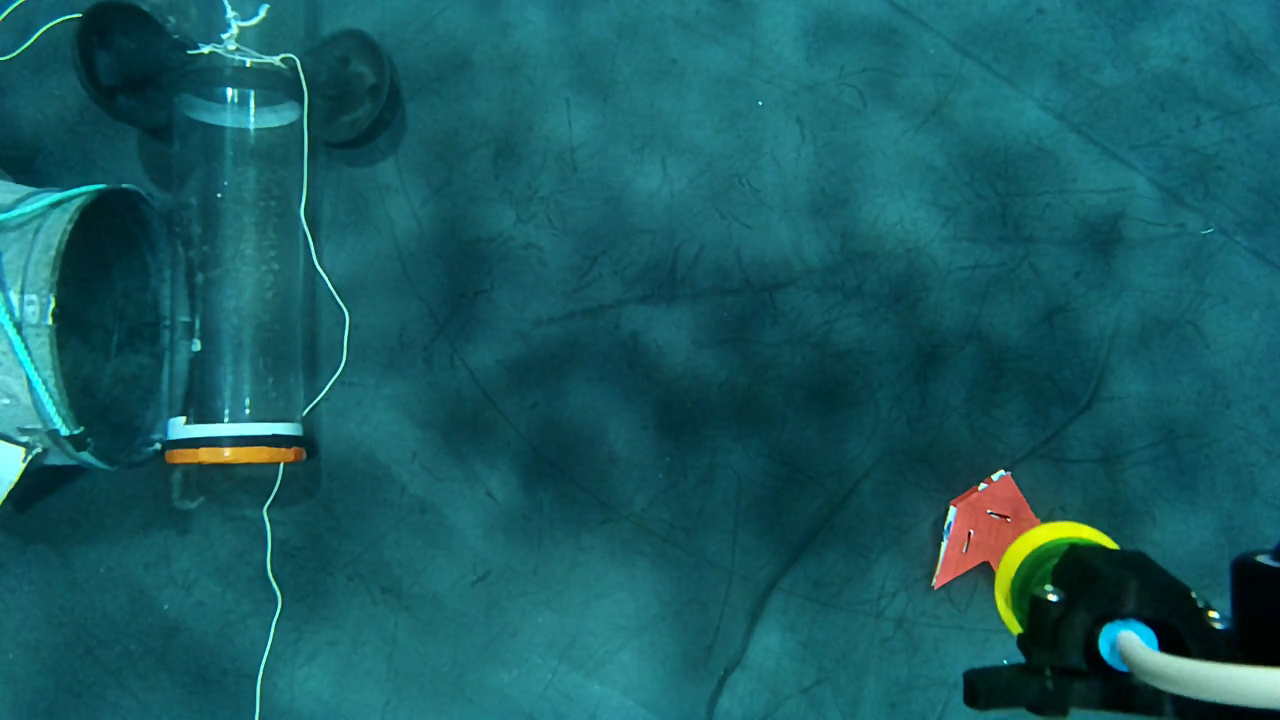
#> input picture frame 11 of chevron-localization/data/test-5.mp4, 1280 x 720 px
$ python main.py   (older library calls are emulated)
#> lines starting #> are read from the running program, lines starting #| are printed output that depends on the picture; after the words box and inside, x2 and y2 are one past the last pixel; in counts of white or black regions, pixels touching at a corner belong together
#> in main, frame is the input picture: shape (720, 1280, 3); mean B, G, R 98.6, 92, 23.9
### chevron-localization/chevron_localization.py
import numpy as np
import cv2
import matplotlib.pyplot as plt
from math import atan2, pi, cos, sin

def threshold(img):
    hsv_img = cv2.cvtColor(img, cv2.COLOR_RGB2HSV)
#> hsv_img: shape (720, 1280, 3); mean H, S, V 91.9, 205, 101

    r1 = np.array([160, 100, 100])
    r2 = np.array([180, 255, 255])
    r3 = np.array([0, 100, 100])
    r4 = np.array([20, 255, 255])

    img_threshold = cv2.inRange(hsv_img, r1, r2) | cv2.inRange(hsv_img, r3, r4)
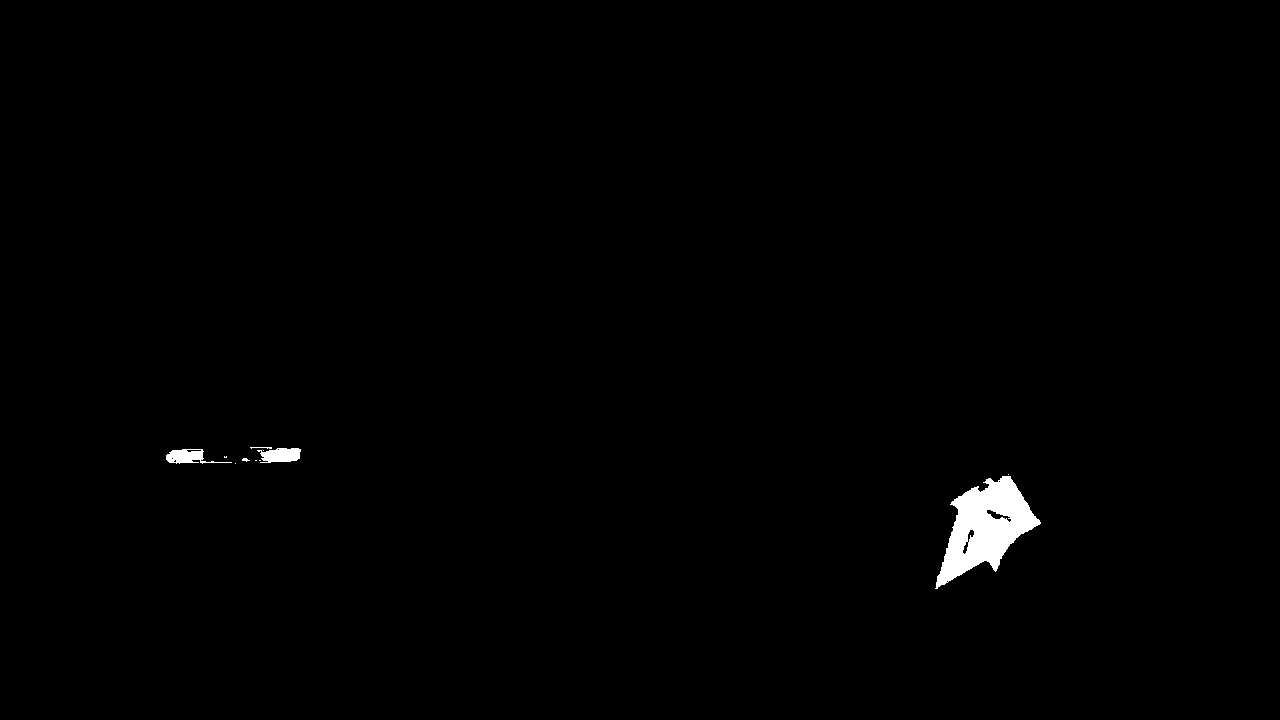
#> img_threshold: shape (720, 1280); 0.74% white; 11 white regions (7 under 20 px), largest, box (x1, y1, x2, y2) and area: (935, 476, 1041, 589) 5801, (257, 448, 301, 463) 491, (166, 449, 232, 464) 478, (250, 447, 272, 449) 27

    # r1 = np.array([0, 0, 160])
    # r2 = np.array([180, 255, 255])
    #
    # img_threshold = cv2.inRange(hsv_img, r1, r2)

    return img_threshold

def clean(img):
    kernel_close = np.ones((5, 5), np.uint8)
    kernel_open = np.ones((5, 5), np.uint8)
    img_closed = cv2.morphologyEx(img, cv2.MORPH_CLOSE, kernel_close)
#> img_closed: shape (720, 1280); 0.77% white; 5 white regions (2 under 20 px), largest, box (x1, y1, x2, y2) and area: (935, 474, 1041, 589) 5972, (250, 447, 301, 463) 587, (166, 449, 232, 464) 540
    img_opened = cv2.morphologyEx(img_closed, cv2.MORPH_OPEN, kernel_open)
#> img_opened: shape (720, 1280); 0.76% white; 3 white regions, box (x1, y1, x2, y2) and area: (937, 476, 1040, 585) 5926, (258, 447, 300, 463) 564, (166, 449, 204, 463) 483

    img_opened[:, -200:] = 0

    return img_opened

def find_chevron(img):
    analysis = cv2.connectedComponentsWithStats(img,
                                                4,
                                                cv2.CV_32S)
    (totalLabels, label_ids, values, centroid) = analysis
#> label_ids: shape (720, 1280) int32; 4 distinct labels, from 0 to 3
#> totalLabels = 4; values = [[0, 0, 1280, 720, 914627], [258, 447, 42, 16, 564], [166, 449, 38, 14, 483], [937, 476, 103, 109, 5926]]; centroid = [[637.7, 358.3], [278.5, 454.3], [185.4, 455.8], [985.2, 526.8]]

    for i in range(1, totalLabels):
        area = values[i, cv2.CC_STAT_AREA]

        if area < 1000:
            continue

        output = np.where(label_ids == i, 255, 0).astype(np.uint8)

        return output
#> this loop made 3 passes
#> area on passes 1 to 3: 564, 483, 5926

    return None

def find_contours(img):
    contours, _ = cv2.findContours(img, cv2.RETR_EXTERNAL, cv2.CHAIN_APPROX_SIMPLE)
#> contours = 1 contour; box (x1, y1, x2, y2) and area: (937, 476, 1040, 585) 5786

    contour = contours[0]
#> contour = contour of 176 points, box (x1, y1, x2, y2) (937, 476, 1040, 585), area 5786

    # contour_convex = cv2.convexHull(contour)
    perimeter = cv2.arcLength(contour, True)
#> perimeter = 380.8
    contour_approx = cv2.approxPolyDP(contour, 0.02 * perimeter, True)
#> contour_approx = [[1010, 476], [954, 499], [937, 584], [982, 561], [997, 568], [1009, 544], [1039, 524]]

    return contour_approx

def run_chevron_localization(img):
    cv2.imshow('img', img)

    img_threshold = threshold(img)
    cv2.imshow('img_threshold', img_threshold)

    img_clean = clean(img_threshold)
    cv2.imshow('img_clean', img_clean)

    img_chevron = find_chevron(img_clean)
    if img_chevron is None:
        return
    cv2.imshow('img_chevron', img_chevron)

    contour = find_contours(img_chevron)
#> contour has the same summary as contour_approx in find_contours
    # img_contours = cv2.cvtColor(img_chevron, cv2.COLOR_GRAY2RGB)
    img_contours = img.copy()
    cv2.drawContours(img_contours, [contour], -1, (255, 0, 0), 2)
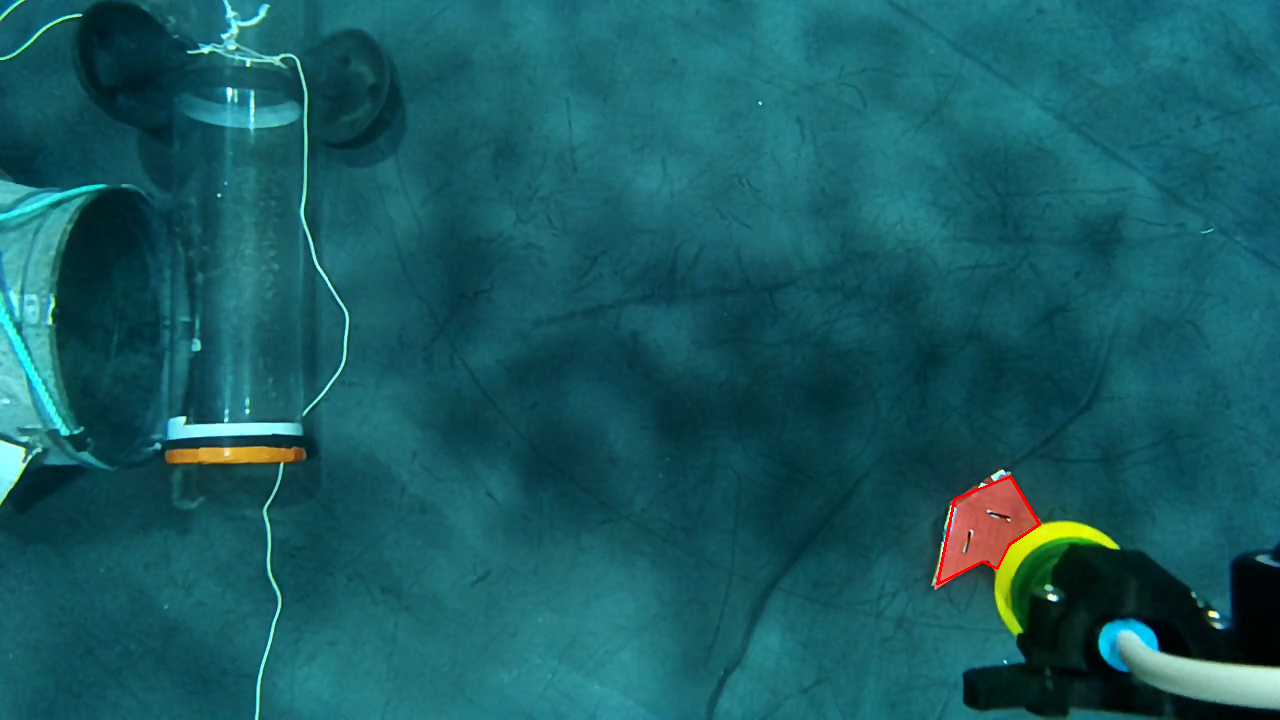
#> img_contours: shape (720, 1280, 3); mean R, G, B 24, 91.9, 98.5

    for point in contour:
        cv2.circle(img_contours, (point[0, 0], point[0, 1]), 5, (0, 255, 0), -1)
#> this loop made 7 passes
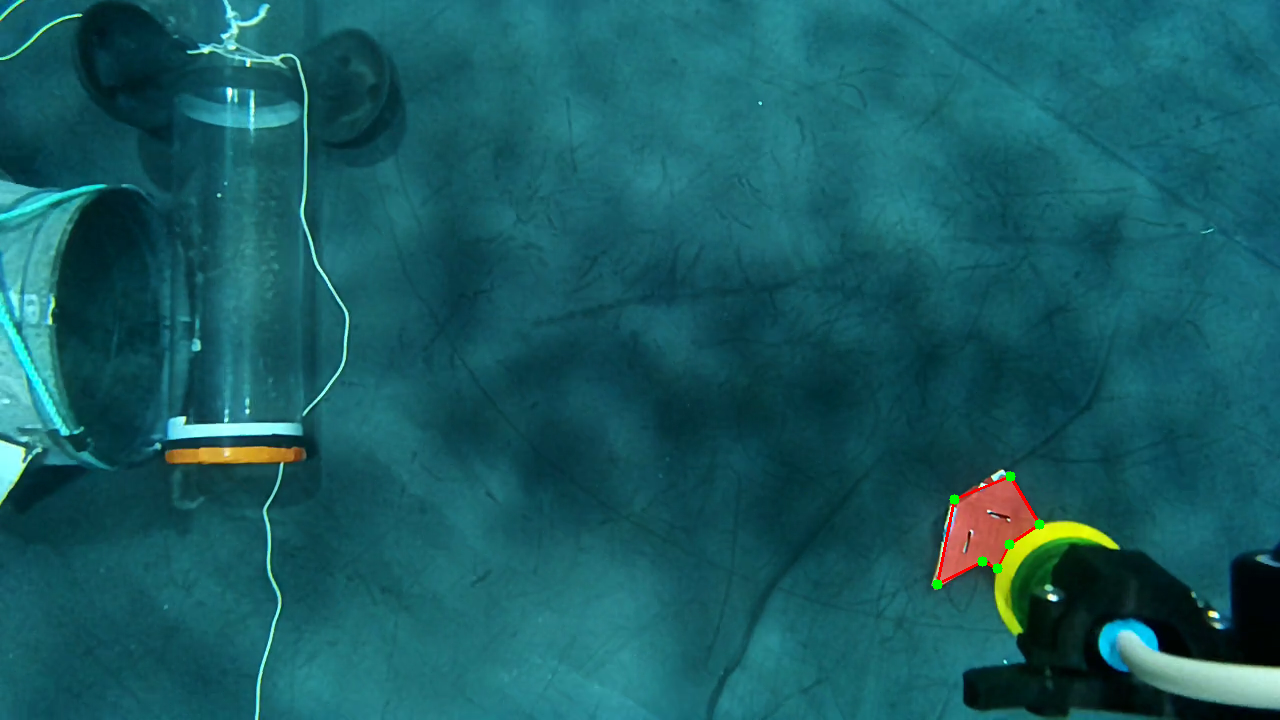
#> img_contours: shape (720, 1280, 3); 0.06% of pixels changed, all inside (x1, y1, x2, y2) = (932, 471, 1045, 590)

    n_points = contour.shape[0]

    hull = cv2.convexHull(contour, returnPoints=False)
#> hull = [6, 4, 2, 1, 0]

    points = {}
    side_i = 1

    for i in range(n_points):
        x1, y1 = contour[(i - 1) % n_points, 0, :]
        x2, y2 = contour[i, 0, :]
        x3, y3 = contour[(i + 1) % n_points, 0, :]

        angle = atan2(y3 - y2, x3 - x2) - atan2(y1 - y2, x1 - x2)

        angle = (angle + pi) % (2 * pi)

        if angle > pi:
            angle = angle - pi

        if np.abs(angle - (pi / 2)) < 0.2 and 50 <= x2 <= img.shape[1] - 450 and 50 <= y2 <= img.shape[0] - 50:
            if [i] in hull:
                cv2.putText(img_contours, "FRONT", (x2, y2 - 50), fontFace=cv2.FONT_HERSHEY_SIMPLEX,
                            fontScale=1, color=(0, 0, 255))
                points['front'] = i, (x2, y2)
            else:
                cv2.putText(img_contours, "BACK", (x2, y2 - 50), fontFace=cv2.FONT_HERSHEY_SIMPLEX,
                            fontScale=1, color=(0, 0, 255))
                points['back'] = i, (x2, y2)
        elif np.abs(angle - (3 * pi / 4)) < 0.2 and [i] in hull and 50 <= x2 <= img.shape[1] - 450 and 50 <= y2 <= img.shape[0] - 50:
            cv2.putText(img_contours, "SIDE", (x2, y2 - 50), fontFace=cv2.FONT_HERSHEY_SIMPLEX,
                        fontScale=1, color=(0, 0, 255))
            points[f'side_{side_i}'] = i, (x2, y2)
            side_i += 1
        elif np.abs(angle - (pi / 4)) < 0.2 and [i] in hull and 50 <= x2 <= img.shape[1] - 450 and 50 <= y2 <= img.shape[0] - 50:
            cv2.putText(img_contours, "TAIL", (x2, y2 - 50), fontFace=cv2.FONT_HERSHEY_SIMPLEX,
                        fontScale=1, color=(0, 0, 255))

        cv2.putText(img_contours, str(round(angle, 3)), (x2, y2 - 10), fontFace=cv2.FONT_HERSHEY_SIMPLEX, fontScale=1, color=(0, 255, 0))
        cv2.putText(img_contours, str(i), (x2, y2 + 50), fontFace=cv2.FONT_HERSHEY_SIMPLEX, fontScale=1, color=(0, 255, 0))
#> this loop made 7 passes
#> (x1, y1, x2, y2, x3, y3, angle) on passes 1 to 7: (1039, 524, 1010, 476, 954, 499, 1.72), (1010, 476, 954, 499, 937, 584, 2.16), (954, 499, 937, 584, 982, 561, 0.901), (937, 584, 982, 561, 997, 568, 0.909), (982, 561, 997, 568, 1009, 544, 1.6), (997, 568, 1009, 544, 1039, 524, 0.519), (1009, 544, 1039, 524, 1010, 476, 1.62)
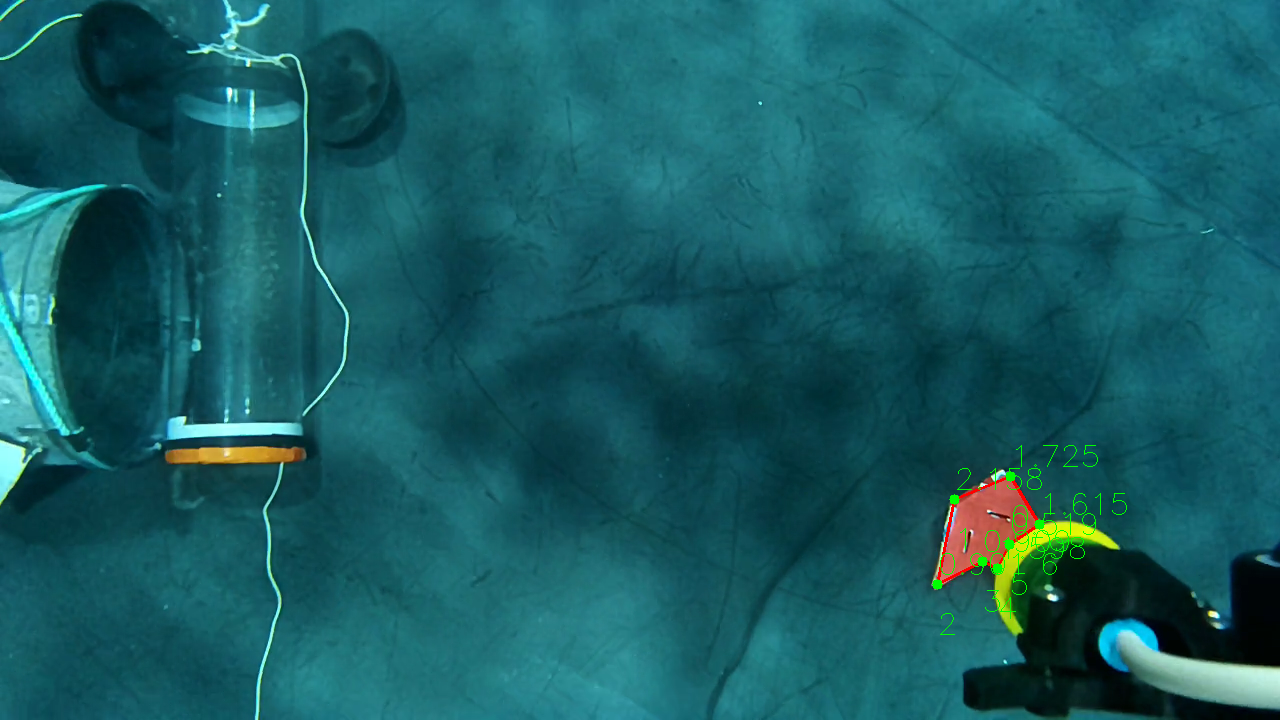
#> img_contours: shape (720, 1280, 3); 0.18% of pixels changed, all inside (x1, y1, x2, y2) = (940, 445, 1127, 635)
#> after the loop, points = 0 items; side_i = 1

    if 'front' in points:
        front_i, front = points['front']

        x1, y1 = contour[(front_i - 1) % n_points, 0, :]
        x2, y2 = contour[front_i, 0, :]
        x3, y3 = contour[(front_i + 1) % n_points, 0, :]

        angle = (atan2(y3 - y2, x3 - x2) + atan2(y1 - y2, x1 - x2)) / 2
        if angle > 0:
            angle = angle - pi
        else:
            angle = angle + pi

        cv2.circle(img_contours, (int(front[0]), int(front[1])), 10, (0, 0, 255), -1)
        cv2.line(img_contours, (x2, y2), (int(x2 + 100 * cos(angle)), int(y2 + 100 * sin(angle))), (0, 0, 255), 5)

    cv2.imshow('img_contours', img_contours)

### chevron-localization/main.py
import numpy as np
import cv2
import matplotlib.pyplot as plt
from chevron_localization import run_chevron_localization

def main():
    cap = cv2.VideoCapture('data/test-5.mp4')

    while cap.isOpened():
        ret, frame = cap.read()

        if not ret:
            break

        img = cv2.cvtColor(frame, cv2.COLOR_BGR2RGB)

        run_chevron_localization(img)

        if cv2.waitKey(1) & 0xFF == ord('q'):
#> (key q is pressed here)
            break

    cap.release()
    cv2.destroyAllWindows()

if __name__ == '__main__':
    main()
